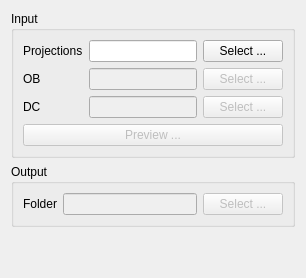
      <widget class="QWidget" name="tab">
       <attribute name="title">
        <string>Data Selection</string>
       </attribute>
       <layout class="QVBoxLayout" name="verticalLayout_3">
        <item>
         <widget class="QGroupBox" name="groupBox">
          <property name="title">
           <string>Input</string>
          </property>
          <layout class="QVBoxLayout" name="verticalLayout_2">
           <item>
            <layout class="QGridLayout" name="gridLayout">
             <item row="0" column="0">
              <widget class="QLabel" name="label">
               <property name="text">
                <string>Projections</string>
               </property>
              </widget>
             </item>
             <item row="0" column="1">
              <widget class="QLineEdit" name="projections_lineEdit"/>
             </item>
             <item row="0" column="2">
              <widget class="QPushButton" name="select_projections_pushButton">
               <property name="text">
                <string>Select ...</string>
               </property>
              </widget>
             </item>
             <item row="1" column="0">
              <widget class="QLabel" name="label_2">
               <property name="text">
                <string>OB</string>
               </property>
               <property name="alignment">
                <set>Qt::AlignLeading|Qt::AlignLeft|Qt::AlignVCenter</set>
               </property>
              </widget>
             </item>
             <item row="1" column="1">
              <widget class="QLineEdit" name="ob_lineEdit">
               <property name="enabled">
                <bool>false</bool>
               </property>
              </widget>
             </item>
             <item row="1" column="2">
              <widget class="QPushButton" name="select_ob_pushButton">
               <property name="enabled">
                <bool>false</bool>
               </property>
               <property name="text">
                <string>Select ...</string>
               </property>
              </widget>
             </item>
             <item row="2" column="0">
              <widget class="QLabel" name="label_3">
               <property name="text">
                <string>DC</string>
               </property>
              </widget>
             </item>
             <item row="2" column="1">
              <widget class="QLineEdit" name="df_lineEdit">
               <property name="enabled">
                <bool>false</bool>
               </property>
              </widget>
             </item>
             <item row="2" column="2">
              <widget class="QPushButton" name="select_df_pushButton">
               <property name="enabled">
                <bool>false</bool>
               </property>
               <property name="text">
                <string>Select ...</string>
               </property>
              </widget>
             </item>
            </layout>
           </item>
           <item>
            <widget class="QPushButton" name="preview_pushButton">
             <property name="enabled">
              <bool>false</bool>
             </property>
             <property name="text">
              <string>Preview ...</string>
             </property>
            </widget>
           </item>
          </layout>
         </widget>
        </item>
        <item>
         <widget class="QGroupBox" name="groupBox_2">
          <property name="title">
           <string>Output</string>
          </property>
          <layout class="QHBoxLayout" name="horizontalLayout">
           <item>
            <widget class="QLabel" name="label_4">
             <property name="text">
              <string>Folder</string>
             </property>
            </widget>
           </item>
           <item>
            <widget class="QLineEdit" name="output_folder_lineEdit">
             <property name="enabled">
              <bool>false</bool>
             </property>
            </widget>
           </item>
           <item>
            <widget class="QPushButton" name="select_output_folder_pushButton">
             <property name="enabled">
              <bool>false</bool>
             </property>
             <property name="text">
              <string>Select ...</string>
             </property>
            </widget>
           </item>
          </layout>
         </widget>
        </item>
        <item>
         <spacer name="verticalSpacer_3">
          <property name="orientation">
           <enum>Qt::Vertical</enum>
          </property>
          <property name="sizeHint" stdset="0">
           <size>
            <width>20</width>
            <height>40</height>
           </size>
          </property>
         </spacer>
        </item>
       </layout>
      </widget>
